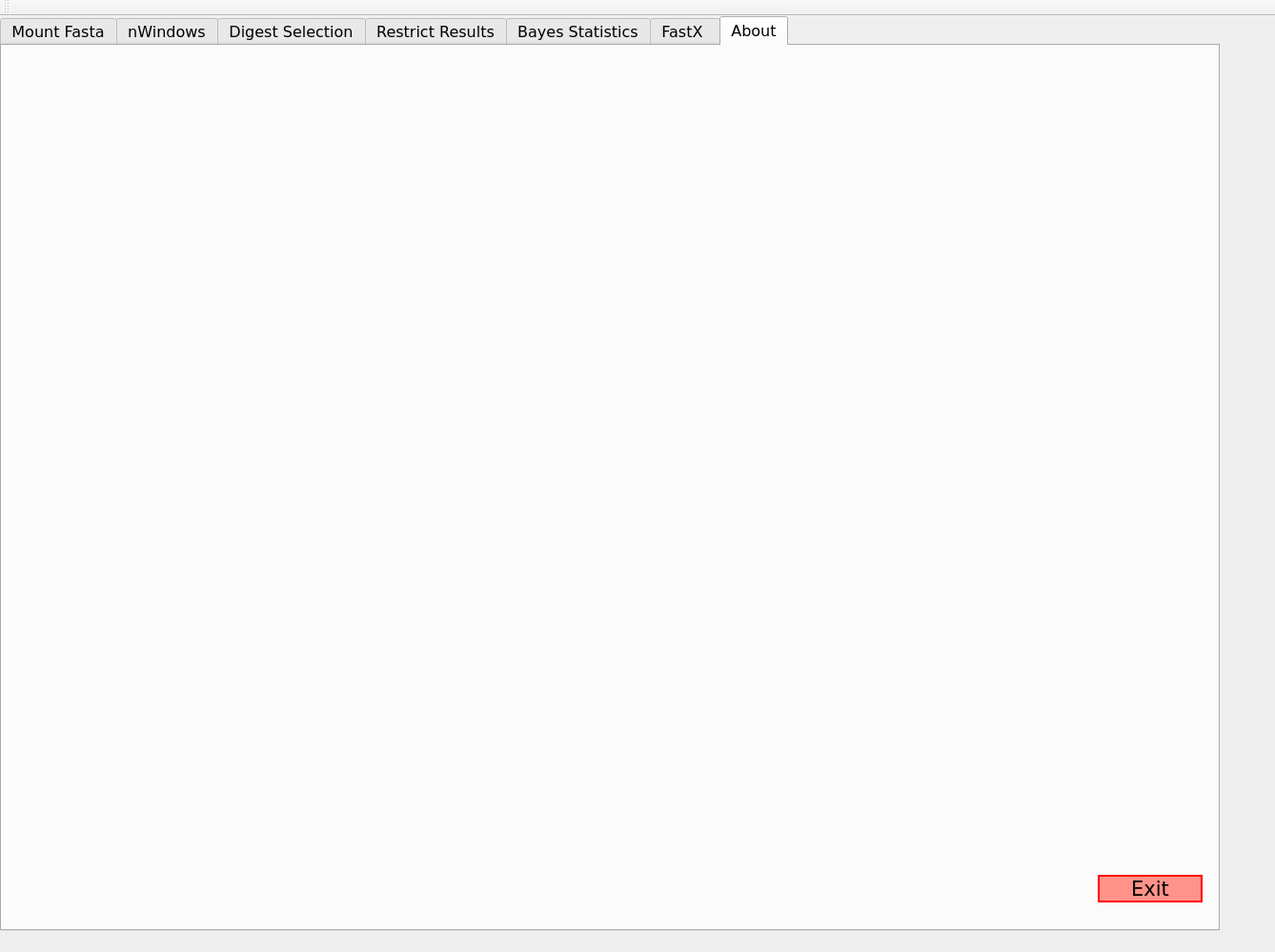
<?xml version="1.0" encoding="UTF-8"?>
<ui version="4.0">
 <class>MainWindow</class>
 <widget class="QMainWindow" name="MainWindow">
  <property name="geometry">
   <rect>
    <x>0</x>
    <y>0</y>
    <width>1338</width>
    <height>999</height>
   </rect>
  </property>
  <property name="sizePolicy">
   <sizepolicy hsizetype="Fixed" vsizetype="Fixed">
    <horstretch>0</horstretch>
    <verstretch>0</verstretch>
   </sizepolicy>
  </property>
  <property name="minimumSize">
   <size>
    <width>6</width>
    <height>0</height>
   </size>
  </property>
  <property name="font">
   <font>
    <family>Verdana</family>
    <pointsize>12</pointsize>
   </font>
  </property>
  <property name="windowTitle">
   <string>Genomic AnalySis ToolbaR (GASTR)</string>
  </property>
  <widget class="QWidget" name="centralwidget">
   <widget class="QTabWidget" name="tabWidget">
    <property name="geometry">
     <rect>
      <x>0</x>
      <y>0</y>
      <width>1280</width>
      <height>960</height>
     </rect>
    </property>
    <property name="sizePolicy">
     <sizepolicy hsizetype="Preferred" vsizetype="Expanding">
      <horstretch>0</horstretch>
      <verstretch>0</verstretch>
     </sizepolicy>
    </property>
    <property name="minimumSize">
     <size>
      <width>1280</width>
      <height>960</height>
     </size>
    </property>
    <property name="maximumSize">
     <size>
      <width>1280</width>
      <height>960</height>
     </size>
    </property>
    <property name="font">
     <font>
      <family>Verdana</family>
      <pointsize>12</pointsize>
     </font>
    </property>
    <property name="toolTipDuration">
     <number>-1</number>
    </property>
    <property name="currentIndex">
     <number>6</number>
    </property>
    <widget class="QWidget" name="tab1">
     <attribute name="title">
      <string>Mount Fasta</string>
     </attribute>
     <widget class="QLabel" name="genLabel">
      <property name="geometry">
       <rect>
        <x>20</x>
        <y>10</y>
        <width>161</width>
        <height>31</height>
       </rect>
      </property>
      <property name="font">
       <font>
        <family>Arial</family>
        <pointsize>16</pointsize>
        <weight>50</weight>
        <bold>false</bold>
       </font>
      </property>
      <property name="text">
       <string>Genomic Profile</string>
      </property>
     </widget>
     <widget class="QLabel" name="rawLabel">
      <property name="geometry">
       <rect>
        <x>20</x>
        <y>70</y>
        <width>101</width>
        <height>16</height>
       </rect>
      </property>
      <property name="font">
       <font>
        <family>Arial</family>
        <pointsize>12</pointsize>
       </font>
      </property>
      <property name="text">
       <string>Raw Genome</string>
      </property>
     </widget>
     <widget class="QPlainTextEdit" name="genTextEdit">
      <property name="geometry">
       <rect>
        <x>21</x>
        <y>100</y>
        <width>1241</width>
        <height>211</height>
       </rect>
      </property>
      <property name="font">
       <font>
        <family>Source Code Pro</family>
        <pointsize>10</pointsize>
       </font>
      </property>
      <property name="readOnly">
       <bool>true</bool>
      </property>
     </widget>
     <widget class="QLabel" name="rawXLabel">
      <property name="geometry">
       <rect>
        <x>20</x>
        <y>330</y>
        <width>181</width>
        <height>16</height>
       </rect>
      </property>
      <property name="font">
       <font>
        <family>Arial</family>
        <pointsize>12</pointsize>
       </font>
      </property>
      <property name="text">
       <string>Raw Transcriptome</string>
      </property>
     </widget>
     <widget class="QLabel" name="rawPLabel">
      <property name="geometry">
       <rect>
        <x>20</x>
        <y>590</y>
        <width>131</width>
        <height>20</height>
       </rect>
      </property>
      <property name="font">
       <font>
        <family>Arial</family>
        <pointsize>12</pointsize>
       </font>
      </property>
      <property name="text">
       <string>Raw Proteome</string>
      </property>
     </widget>
     <widget class="QPlainTextEdit" name="transTextEdit">
      <property name="geometry">
       <rect>
        <x>21</x>
        <y>360</y>
        <width>1241</width>
        <height>211</height>
       </rect>
      </property>
      <property name="font">
       <font>
        <family>Source Code Pro</family>
        <pointsize>10</pointsize>
       </font>
      </property>
      <property name="readOnly">
       <bool>true</bool>
      </property>
     </widget>
     <widget class="QLabel" name="fastaLabel">
      <property name="geometry">
       <rect>
        <x>110</x>
        <y>40</y>
        <width>881</width>
        <height>31</height>
       </rect>
      </property>
      <property name="font">
       <font>
        <family>Source Code Pro</family>
        <pointsize>12</pointsize>
       </font>
      </property>
      <property name="text">
       <string/>
      </property>
     </widget>
     <widget class="QLabel" name="phageLabel">
      <property name="geometry">
       <rect>
        <x>90</x>
        <y>30</y>
        <width>1141</width>
        <height>41</height>
       </rect>
      </property>
      <property name="font">
       <font>
        <family>Arial</family>
        <pointsize>14</pointsize>
       </font>
      </property>
      <property name="text">
       <string>[No genomic profile loaded, select 'lookup' to begin]</string>
      </property>
      <property name="textFormat">
       <enum>Qt::PlainText</enum>
      </property>
      <property name="alignment">
       <set>Qt::AlignCenter</set>
      </property>
     </widget>
     <widget class="QTextEdit" name="protTextEdit">
      <property name="geometry">
       <rect>
        <x>21</x>
        <y>620</y>
        <width>1241</width>
        <height>241</height>
       </rect>
      </property>
      <property name="font">
       <font>
        <family>Source Code Pro</family>
        <pointsize>10</pointsize>
       </font>
      </property>
      <property name="readOnly">
       <bool>true</bool>
      </property>
     </widget>
     <widget class="QWidget" name="horizontalLayoutWidget_3">
      <property name="geometry">
       <rect>
        <x>20</x>
        <y>870</y>
        <width>1241</width>
        <height>51</height>
       </rect>
      </property>
      <layout class="QHBoxLayout" name="tab1Layout">
       <item>
        <widget class="QPushButton" name="lookupButton">
         <property name="font">
          <font>
           <family>Verdana</family>
           <pointsize>16</pointsize>
          </font>
         </property>
         <property name="styleSheet">
          <string notr="true">background-color:rgb(180,255,255);
</string>
         </property>
         <property name="text">
          <string>Lookup</string>
         </property>
        </widget>
       </item>
       <item>
        <widget class="QPushButton" name="removeButton">
         <property name="enabled">
          <bool>false</bool>
         </property>
         <property name="font">
          <font>
           <family>Verdana</family>
           <pointsize>16</pointsize>
          </font>
         </property>
         <property name="styleSheet">
          <string notr="true">background-color:rgb(180, 255, 255);</string>
         </property>
         <property name="text">
          <string>Remove</string>
         </property>
        </widget>
       </item>
       <item>
        <spacer name="horizontalSpacer_4">
         <property name="orientation">
          <enum>Qt::Horizontal</enum>
         </property>
         <property name="sizeType">
          <enum>QSizePolicy::Fixed</enum>
         </property>
         <property name="sizeHint" stdset="0">
          <size>
           <width>40</width>
           <height>20</height>
          </size>
         </property>
        </spacer>
       </item>
       <item>
        <widget class="QCheckBox" name="linearCheckBox">
         <property name="font">
          <font>
           <family>Verdana</family>
           <pointsize>16</pointsize>
          </font>
         </property>
         <property name="text">
          <string>Check if genome is linear</string>
         </property>
        </widget>
       </item>
       <item>
        <spacer name="horizontalSpacer_5">
         <property name="orientation">
          <enum>Qt::Horizontal</enum>
         </property>
         <property name="sizeType">
          <enum>QSizePolicy::Fixed</enum>
         </property>
         <property name="sizeHint" stdset="0">
          <size>
           <width>40</width>
           <height>20</height>
          </size>
         </property>
        </spacer>
       </item>
       <item>
        <widget class="QLabel" name="gctLabel">
         <property name="sizePolicy">
          <sizepolicy hsizetype="Fixed" vsizetype="Preferred">
           <horstretch>0</horstretch>
           <verstretch>0</verstretch>
          </sizepolicy>
         </property>
         <property name="font">
          <font>
           <family>Verdana</family>
           <pointsize>16</pointsize>
          </font>
         </property>
         <property name="text">
          <string>GC content</string>
         </property>
        </widget>
       </item>
       <item>
        <widget class="QLabel" name="gcLabel">
         <property name="font">
          <font>
           <family>Verdana</family>
           <pointsize>16</pointsize>
          </font>
         </property>
         <property name="frameShape">
          <enum>QFrame::Box</enum>
         </property>
         <property name="text">
          <string/>
         </property>
         <property name="alignment">
          <set>Qt::AlignCenter</set>
         </property>
        </widget>
       </item>
       <item>
        <spacer name="horizontalSpacer_7">
         <property name="orientation">
          <enum>Qt::Horizontal</enum>
         </property>
         <property name="sizeType">
          <enum>QSizePolicy::Fixed</enum>
         </property>
         <property name="sizeHint" stdset="0">
          <size>
           <width>40</width>
           <height>20</height>
          </size>
         </property>
        </spacer>
       </item>
       <item>
        <widget class="QLabel" name="atgctLabel">
         <property name="sizePolicy">
          <sizepolicy hsizetype="Fixed" vsizetype="Preferred">
           <horstretch>0</horstretch>
           <verstretch>0</verstretch>
          </sizepolicy>
         </property>
         <property name="font">
          <font>
           <family>Verdana</family>
           <pointsize>16</pointsize>
          </font>
         </property>
         <property name="text">
          <string>AT/GC ratio</string>
         </property>
        </widget>
       </item>
       <item>
        <widget class="QLabel" name="atgcLabel">
         <property name="font">
          <font>
           <family>Verdana</family>
           <pointsize>16</pointsize>
          </font>
         </property>
         <property name="frameShape">
          <enum>QFrame::Box</enum>
         </property>
         <property name="text">
          <string/>
         </property>
         <property name="alignment">
          <set>Qt::AlignCenter</set>
         </property>
        </widget>
       </item>
       <item>
        <widget class="QPushButton" name="exitButton_1">
         <property name="font">
          <font>
           <family>Verdana</family>
           <pointsize>16</pointsize>
          </font>
         </property>
         <property name="styleSheet">
          <string notr="true">background-color:rgb(255, 147, 137);
border-color:red;
border-style:solid;
border-width:2px;</string>
         </property>
         <property name="text">
          <string>Exit</string>
         </property>
        </widget>
       </item>
      </layout>
     </widget>
    </widget>
    <widget class="QWidget" name="tab_5">
     <attribute name="title">
      <string>nWindows</string>
     </attribute>
     <widget class="QLabel" name="genLabel_2">
      <property name="geometry">
       <rect>
        <x>20</x>
        <y>10</y>
        <width>161</width>
        <height>31</height>
       </rect>
      </property>
      <property name="font">
       <font>
        <family>Arial</family>
        <pointsize>16</pointsize>
        <weight>50</weight>
        <bold>false</bold>
       </font>
      </property>
      <property name="text">
       <string>nWindows</string>
      </property>
     </widget>
     <widget class="QLabel" name="phageLabel_2">
      <property name="geometry">
       <rect>
        <x>90</x>
        <y>30</y>
        <width>1141</width>
        <height>41</height>
       </rect>
      </property>
      <property name="font">
       <font>
        <family>Arial</family>
        <pointsize>14</pointsize>
       </font>
      </property>
      <property name="text">
       <string>Use nWindows to manipulate Whole Genes, CDS's, or Assemblies into separate and independent windows for analysis</string>
      </property>
      <property name="textFormat">
       <enum>Qt::PlainText</enum>
      </property>
      <property name="alignment">
       <set>Qt::AlignCenter</set>
      </property>
     </widget>
     <widget class="QPlainTextEdit" name="nwindow_results">
      <property name="geometry">
       <rect>
        <x>20</x>
        <y>240</y>
        <width>711</width>
        <height>631</height>
       </rect>
      </property>
      <property name="font">
       <font>
        <family>Source Code Pro</family>
        <pointsize>10</pointsize>
       </font>
      </property>
      <property name="readOnly">
       <bool>true</bool>
      </property>
     </widget>
     <widget class="QPushButton" name="exitButton_5">
      <property name="geometry">
       <rect>
        <x>1151</x>
        <y>881</y>
        <width>110</width>
        <height>29</height>
       </rect>
      </property>
      <property name="sizePolicy">
       <sizepolicy hsizetype="Fixed" vsizetype="Fixed">
        <horstretch>0</horstretch>
        <verstretch>0</verstretch>
       </sizepolicy>
      </property>
      <property name="font">
       <font>
        <family>Verdana</family>
        <pointsize>16</pointsize>
       </font>
      </property>
      <property name="styleSheet">
       <string notr="true">background-color:rgb(255, 147, 137);
border-color:red;
border-style:solid;
border-width:2px;</string>
      </property>
      <property name="text">
       <string>Exit</string>
      </property>
     </widget>
     <widget class="QLabel" name="rawLabel_2">
      <property name="geometry">
       <rect>
        <x>20</x>
        <y>70</y>
        <width>321</width>
        <height>16</height>
       </rect>
      </property>
      <property name="font">
       <font>
        <family>Arial</family>
        <pointsize>12</pointsize>
       </font>
      </property>
      <property name="text">
       <string>Use prior sequence or paste a new one below</string>
      </property>
     </widget>
     <widget class="QPushButton" name="find_nWindows">
      <property name="geometry">
       <rect>
        <x>820</x>
        <y>881</y>
        <width>211</width>
        <height>29</height>
       </rect>
      </property>
      <property name="font">
       <font>
        <family>Verdana</family>
        <pointsize>16</pointsize>
       </font>
      </property>
      <property name="styleSheet">
       <string notr="true">background-color:rgb(180,255,255);</string>
      </property>
      <property name="text">
       <string>Find nWindows</string>
      </property>
     </widget>
     <widget class="QWidget" name="horizontalLayoutWidget_2">
      <property name="geometry">
       <rect>
        <x>20</x>
        <y>140</y>
        <width>711</width>
        <height>91</height>
       </rect>
      </property>
      <layout class="QHBoxLayout" name="horizontalLayout_2">
       <item>
        <widget class="QDoubleSpinBox" name="nWindow_length">
         <property name="decimals">
          <number>0</number>
         </property>
         <property name="minimum">
          <double>1.000000000000000</double>
         </property>
        </widget>
       </item>
       <item>
        <widget class="QLabel" name="label_5">
         <property name="font">
          <font>
           <family>Arial</family>
          </font>
         </property>
         <property name="text">
          <string>Window Length</string>
         </property>
        </widget>
       </item>
       <item>
        <spacer name="horizontalSpacer_2">
         <property name="orientation">
          <enum>Qt::Horizontal</enum>
         </property>
         <property name="sizeType">
          <enum>QSizePolicy::Fixed</enum>
         </property>
         <property name="sizeHint" stdset="0">
          <size>
           <width>40</width>
           <height>20</height>
          </size>
         </property>
        </spacer>
       </item>
       <item>
        <widget class="QComboBox" name="type_nwindow">
         <item>
          <property name="text">
           <string>basic</string>
          </property>
         </item>
         <item>
          <property name="text">
           <string>complement</string>
          </property>
         </item>
         <item>
          <property name="text">
           <string>transcribe</string>
          </property>
         </item>
         <item>
          <property name="text">
           <string>translate</string>
          </property>
         </item>
        </widget>
       </item>
       <item>
        <widget class="QLabel" name="label_6">
         <property name="font">
          <font>
           <family>Arial</family>
          </font>
         </property>
         <property name="text">
          <string>Output Type</string>
         </property>
        </widget>
       </item>
       <item>
        <spacer name="horizontalSpacer_3">
         <property name="orientation">
          <enum>Qt::Horizontal</enum>
         </property>
         <property name="sizeType">
          <enum>QSizePolicy::Fixed</enum>
         </property>
         <property name="sizeHint" stdset="0">
          <size>
           <width>40</width>
           <height>20</height>
          </size>
         </property>
        </spacer>
       </item>
       <item>
        <widget class="QComboBox" name="frame_select">
         <item>
          <property name="text">
           <string>Frame 1</string>
          </property>
         </item>
         <item>
          <property name="text">
           <string>Frame -1</string>
          </property>
         </item>
         <item>
          <property name="text">
           <string>Frame 2</string>
          </property>
         </item>
         <item>
          <property name="text">
           <string>Frame -2</string>
          </property>
         </item>
         <item>
          <property name="text">
           <string>Frame 3</string>
          </property>
         </item>
         <item>
          <property name="text">
           <string>Frame -3</string>
          </property>
         </item>
        </widget>
       </item>
       <item>
        <widget class="QLabel" name="label_7">
         <property name="text">
          <string>Define Frame</string>
         </property>
        </widget>
       </item>
      </layout>
     </widget>
     <widget class="QWidget" name="horizontalLayoutWidget_5">
      <property name="geometry">
       <rect>
        <x>760</x>
        <y>140</y>
        <width>461</width>
        <height>91</height>
       </rect>
      </property>
      <layout class="QHBoxLayout" name="horizontalLayout_6" stretch="0,0">
       <item>
        <widget class="QLineEdit" name="target_seq">
         <property name="enabled">
          <bool>true</bool>
         </property>
         <property name="text">
          <string/>
         </property>
        </widget>
       </item>
       <item>
        <widget class="QLabel" name="label_8">
         <property name="text">
          <string>Motif Target Tag (MTT)</string>
         </property>
        </widget>
       </item>
      </layout>
     </widget>
     <widget class="QLineEdit" name="submit_nWindow">
      <property name="geometry">
       <rect>
        <x>20</x>
        <y>100</y>
        <width>1241</width>
        <height>31</height>
       </rect>
      </property>
      <property name="font">
       <font>
        <family>MS Shell Dlg 2</family>
        <pointsize>14</pointsize>
        <weight>50</weight>
        <bold>false</bold>
       </font>
      </property>
      <property name="alignment">
       <set>Qt::AlignLeading|Qt::AlignLeft|Qt::AlignVCenter</set>
      </property>
     </widget>
     <widget class="QPlainTextEdit" name="nwindow_results_2">
      <property name="geometry">
       <rect>
        <x>760</x>
        <y>240</y>
        <width>461</width>
        <height>631</height>
       </rect>
      </property>
      <property name="font">
       <font>
        <family>Source Code Pro</family>
        <pointsize>10</pointsize>
       </font>
      </property>
      <property name="readOnly">
       <bool>true</bool>
      </property>
     </widget>
    </widget>
    <widget class="QWidget" name="tab_2">
     <attribute name="title">
      <string>Digest Selection</string>
     </attribute>
     <widget class="QTextEdit" name="REnzSelect">
      <property name="geometry">
       <rect>
        <x>460</x>
        <y>60</y>
        <width>341</width>
        <height>851</height>
       </rect>
      </property>
      <property name="readOnly">
       <bool>true</bool>
      </property>
     </widget>
     <widget class="QPushButton" name="exitButton_2">
      <property name="geometry">
       <rect>
        <x>1151</x>
        <y>881</y>
        <width>110</width>
        <height>29</height>
       </rect>
      </property>
      <property name="sizePolicy">
       <sizepolicy hsizetype="Fixed" vsizetype="Fixed">
        <horstretch>0</horstretch>
        <verstretch>0</verstretch>
       </sizepolicy>
      </property>
      <property name="font">
       <font>
        <family>Verdana</family>
        <pointsize>16</pointsize>
       </font>
      </property>
      <property name="styleSheet">
       <string notr="true">background-color:rgb(255, 147, 137);
border-color:red;
border-style:solid;
border-width:2px;</string>
      </property>
      <property name="text">
       <string>Exit</string>
      </property>
     </widget>
     <widget class="QListWidget" name="REnzList">
      <property name="geometry">
       <rect>
        <x>20</x>
        <y>60</y>
        <width>341</width>
        <height>851</height>
       </rect>
      </property>
      <property name="font">
       <font>
        <family>Verdana</family>
        <pointsize>12</pointsize>
       </font>
      </property>
     </widget>
     <widget class="QLabel" name="label_2">
      <property name="geometry">
       <rect>
        <x>20</x>
        <y>10</y>
        <width>341</width>
        <height>41</height>
       </rect>
      </property>
      <property name="text">
       <string>Click an enzyme from the list below
Click it again to de-select it</string>
      </property>
      <property name="alignment">
       <set>Qt::AlignCenter</set>
      </property>
     </widget>
     <widget class="QLabel" name="label_4">
      <property name="geometry">
       <rect>
        <x>460</x>
        <y>10</y>
        <width>341</width>
        <height>41</height>
       </rect>
      </property>
      <property name="text">
       <string>Selected enzymes</string>
      </property>
      <property name="alignment">
       <set>Qt::AlignCenter</set>
      </property>
     </widget>
     <widget class="QPushButton" name="clearArrayPushButton">
      <property name="geometry">
       <rect>
        <x>820</x>
        <y>881</y>
        <width>211</width>
        <height>29</height>
       </rect>
      </property>
      <property name="font">
       <font>
        <family>Verdana</family>
        <pointsize>16</pointsize>
       </font>
      </property>
      <property name="styleSheet">
       <string notr="true">background-color:rgb(180,255,255);</string>
      </property>
      <property name="text">
       <string>Clear all selections</string>
      </property>
     </widget>
    </widget>
    <widget class="QWidget" name="tab_3">
     <attribute name="title">
      <string>Restrict Results</string>
     </attribute>
     <widget class="QPushButton" name="exitButton_3">
      <property name="geometry">
       <rect>
        <x>1151</x>
        <y>881</y>
        <width>110</width>
        <height>29</height>
       </rect>
      </property>
      <property name="sizePolicy">
       <sizepolicy hsizetype="Fixed" vsizetype="Fixed">
        <horstretch>0</horstretch>
        <verstretch>0</verstretch>
       </sizepolicy>
      </property>
      <property name="font">
       <font>
        <family>Verdana</family>
        <pointsize>16</pointsize>
       </font>
      </property>
      <property name="styleSheet">
       <string notr="true">background-color:rgb(255, 147, 137);
border-color:red;
border-width:2px;
border-style:solid;
</string>
      </property>
      <property name="text">
       <string>Exit</string>
      </property>
     </widget>
     <widget class="QWidget" name="horizontalLayoutWidget">
      <property name="geometry">
       <rect>
        <x>20</x>
        <y>10</y>
        <width>1121</width>
        <height>41</height>
       </rect>
      </property>
      <layout class="QHBoxLayout" name="horizontalLayout">
       <item>
        <widget class="QLabel" name="detectLabel">
         <property name="font">
          <font>
           <family>Arial</family>
           <pointsize>16</pointsize>
          </font>
         </property>
         <property name="text">
          <string>Search the fasta file for embedded enzymes and cut sites</string>
         </property>
        </widget>
       </item>
       <item>
        <spacer name="horizontalSpacer">
         <property name="orientation">
          <enum>Qt::Horizontal</enum>
         </property>
         <property name="sizeHint" stdset="0">
          <size>
           <width>40</width>
           <height>20</height>
          </size>
         </property>
        </spacer>
       </item>
       <item>
        <widget class="QPushButton" name="detectPushButton">
         <property name="font">
          <font>
           <family>Arial</family>
           <pointsize>16</pointsize>
          </font>
         </property>
         <property name="styleSheet">
          <string notr="true">background-color:rgb(180,255,255);</string>
         </property>
         <property name="text">
          <string>Find R.Enzymes</string>
         </property>
        </widget>
       </item>
      </layout>
     </widget>
     <widget class="QWidget" name="gridLayoutWidget">
      <property name="geometry">
       <rect>
        <x>20</x>
        <y>60</y>
        <width>1241</width>
        <height>811</height>
       </rect>
      </property>
      <layout class="QGridLayout" name="gridLayout" rowstretch="0,0,0" columnstretch="3,1">
       <item row="1" column="1">
        <widget class="QLabel" name="label">
         <property name="text">
          <string>Numerical Hits</string>
         </property>
        </widget>
       </item>
       <item row="2" column="1">
        <widget class="QPlainTextEdit" name="numeralResults">
         <property name="enabled">
          <bool>true</bool>
         </property>
         <property name="sizePolicy">
          <sizepolicy hsizetype="Expanding" vsizetype="Expanding">
           <horstretch>0</horstretch>
           <verstretch>0</verstretch>
          </sizepolicy>
         </property>
         <property name="font">
          <font>
           <family>Source Code Pro</family>
           <pointsize>14</pointsize>
          </font>
         </property>
         <property name="frameShadow">
          <enum>QFrame::Plain</enum>
         </property>
        </widget>
       </item>
       <item row="1" column="0">
        <widget class="QLabel" name="gCutLabel">
         <property name="text">
          <string>Genome Cut Sites</string>
         </property>
        </widget>
       </item>
       <item row="2" column="0">
        <widget class="QPlainTextEdit" name="restrictResults">
         <property name="font">
          <font>
           <family>Source Code Pro</family>
           <pointsize>12</pointsize>
          </font>
         </property>
         <property name="frameShape">
          <enum>QFrame::Panel</enum>
         </property>
         <property name="frameShadow">
          <enum>QFrame::Plain</enum>
         </property>
        </widget>
       </item>
      </layout>
     </widget>
    </widget>
    <widget class="QWidget" name="tab_4">
     <attribute name="title">
      <string>Bayes Statistics</string>
     </attribute>
     <widget class="QLabel" name="label_3">
      <property name="geometry">
       <rect>
        <x>20</x>
        <y>50</y>
        <width>381</width>
        <height>41</height>
       </rect>
      </property>
      <property name="font">
       <font>
        <family>Verdana</family>
        <pointsize>16</pointsize>
       </font>
      </property>
      <property name="text">
       <string>&lt;html&gt;&lt;head/&gt;&lt;body&gt;&lt;p&gt;Equation:  p(A|B) = (p(B|A) * p(A)) // p(B)&lt;/p&gt;&lt;/body&gt;&lt;/html&gt;</string>
      </property>
     </widget>
     <widget class="QWidget" name="horizontalLayoutWidget_9">
      <property name="geometry">
       <rect>
        <x>20</x>
        <y>10</y>
        <width>591</width>
        <height>41</height>
       </rect>
      </property>
      <layout class="QHBoxLayout" name="horizontalLayout_9" stretch="1,1,1">
       <property name="sizeConstraint">
        <enum>QLayout::SetFixedSize</enum>
       </property>
       <item>
        <widget class="QLabel" name="dependLabel">
         <property name="font">
          <font>
           <family>Verdana</family>
           <pointsize>16</pointsize>
          </font>
         </property>
         <property name="text">
          <string>Dependent Positional Probability</string>
         </property>
        </widget>
       </item>
       <item>
        <spacer name="horizontalSpacer_9">
         <property name="orientation">
          <enum>Qt::Horizontal</enum>
         </property>
         <property name="sizeHint" stdset="0">
          <size>
           <width>40</width>
           <height>20</height>
          </size>
         </property>
        </spacer>
       </item>
       <item>
        <widget class="QPushButton" name="nPosPushButton">
         <property name="font">
          <font>
           <family>Verdana</family>
           <pointsize>16</pointsize>
          </font>
         </property>
         <property name="styleSheet">
          <string notr="true">background-color:rgb(180,255,255);</string>
         </property>
         <property name="text">
          <string>Find N-Positions</string>
         </property>
        </widget>
       </item>
      </layout>
     </widget>
     <widget class="QPushButton" name="exitButton_4">
      <property name="geometry">
       <rect>
        <x>1151</x>
        <y>881</y>
        <width>110</width>
        <height>29</height>
       </rect>
      </property>
      <property name="sizePolicy">
       <sizepolicy hsizetype="Fixed" vsizetype="Fixed">
        <horstretch>0</horstretch>
        <verstretch>0</verstretch>
       </sizepolicy>
      </property>
      <property name="font">
       <font>
        <family>Verdana</family>
        <pointsize>16</pointsize>
       </font>
      </property>
      <property name="styleSheet">
       <string notr="true">background-color:rgb(255, 147, 137);
border-color:red;
border-width:2px;
border-style:solid;
</string>
      </property>
      <property name="text">
       <string>Exit</string>
      </property>
     </widget>
     <widget class="QWidget" name="gridLayoutWidget_2">
      <property name="geometry">
       <rect>
        <x>20</x>
        <y>100</y>
        <width>1241</width>
        <height>771</height>
       </rect>
      </property>
      <layout class="QGridLayout" name="gridLayout_2" columnstretch="1,1">
       <item row="0" column="0">
        <widget class="QTextEdit" name="posnResults">
         <property name="font">
          <font>
           <family>Source Code Pro</family>
           <pointsize>11</pointsize>
          </font>
         </property>
        </widget>
       </item>
       <item row="0" column="1">
        <widget class="QLabel" name="picture_results">
         <property name="text">
          <string/>
         </property>
        </widget>
       </item>
      </layout>
     </widget>
    </widget>
    <widget class="QWidget" name="tab">
     <attribute name="title">
      <string>FastX </string>
     </attribute>
     <widget class="QPushButton" name="exitButton_20">
      <property name="geometry">
       <rect>
        <x>1151</x>
        <y>881</y>
        <width>107</width>
        <height>29</height>
       </rect>
      </property>
      <property name="sizePolicy">
       <sizepolicy hsizetype="Fixed" vsizetype="Fixed">
        <horstretch>0</horstretch>
        <verstretch>0</verstretch>
       </sizepolicy>
      </property>
      <property name="font">
       <font>
        <family>Verdana</family>
        <pointsize>16</pointsize>
       </font>
      </property>
      <property name="styleSheet">
       <string notr="true">background-color:rgb(255, 147, 137);
border-color:red;
border-width:2px;
border-style:solid;
</string>
      </property>
      <property name="text">
       <string>Exit</string>
      </property>
     </widget>
     <widget class="QPushButton" name="acceptButton">
      <property name="enabled">
       <bool>false</bool>
      </property>
      <property name="geometry">
       <rect>
        <x>606</x>
        <y>34</y>
        <width>211</width>
        <height>29</height>
       </rect>
      </property>
      <property name="font">
       <font>
        <family>Verdana</family>
        <pointsize>16</pointsize>
       </font>
      </property>
      <property name="styleSheet">
       <string notr="true">background-color:rgb(180,255,255);
border-width:2px;
border-color:green;
border-style:solid;</string>
      </property>
      <property name="text">
       <string>Accept Selections</string>
      </property>
     </widget>
     <widget class="QPlainTextEdit" name="showSelects">
      <property name="geometry">
       <rect>
        <x>16</x>
        <y>289</y>
        <width>1280</width>
        <height>561</height>
       </rect>
      </property>
     </widget>
     <widget class="QPlainTextEdit" name="fastaSelects">
      <property name="geometry">
       <rect>
        <x>300</x>
        <y>34</y>
        <width>276</width>
        <height>235</height>
       </rect>
      </property>
      <property name="font">
       <font>
        <pointsize>14</pointsize>
       </font>
      </property>
     </widget>
     <widget class="QLabel" name="dataLabel">
      <property name="geometry">
       <rect>
        <x>17</x>
        <y>10</y>
        <width>277</width>
        <height>18</height>
       </rect>
      </property>
      <property name="text">
       <string>Choose files:</string>
      </property>
     </widget>
     <widget class="QListWidget" name="dataList">
      <property name="geometry">
       <rect>
        <x>17</x>
        <y>34</y>
        <width>277</width>
        <height>235</height>
       </rect>
      </property>
      <property name="font">
       <font>
        <family>Verdana</family>
        <pointsize>14</pointsize>
       </font>
      </property>
     </widget>
     <widget class="QLabel" name="selectLabel">
      <property name="geometry">
       <rect>
        <x>300</x>
        <y>10</y>
        <width>276</width>
        <height>18</height>
       </rect>
      </property>
      <property name="text">
       <string>Selections:</string>
      </property>
     </widget>
    </widget>
    <widget class="QWidget" name="tab_6">
     <attribute name="title">
      <string>About</string>
     </attribute>
     <widget class="QPushButton" name="aboutExit">
      <property name="geometry">
       <rect>
        <x>1150</x>
        <y>870</y>
        <width>110</width>
        <height>29</height>
       </rect>
      </property>
      <property name="sizePolicy">
       <sizepolicy hsizetype="Fixed" vsizetype="Fixed">
        <horstretch>0</horstretch>
        <verstretch>0</verstretch>
       </sizepolicy>
      </property>
      <property name="font">
       <font>
        <family>Verdana</family>
        <pointsize>16</pointsize>
       </font>
      </property>
      <property name="styleSheet">
       <string notr="true">background-color:rgb(255, 147, 137);
border-color:red;
border-style:solid;
border-width:2px;</string>
      </property>
      <property name="text">
       <string>Exit</string>
      </property>
     </widget>
    </widget>
   </widget>
  </widget>
  <widget class="QToolBar" name="toolBar">
   <property name="windowTitle">
    <string>toolBar</string>
   </property>
   <attribute name="toolBarArea">
    <enum>TopToolBarArea</enum>
   </attribute>
   <attribute name="toolBarBreak">
    <bool>false</bool>
   </attribute>
  </widget>
  <action name="actionGastrL">
   <property name="text">
    <string>Gastr-A</string>
   </property>
  </action>
  <action name="actionGastr">
   <property name="text">
    <string>Gastr-Ω</string>
   </property>
  </action>
 </widget>
 <resources/>
 <connections/>
</ui>
